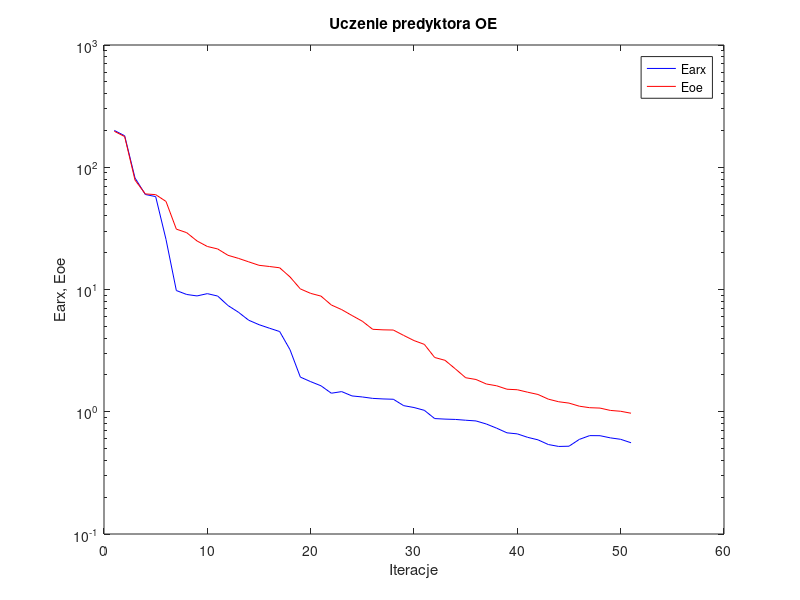
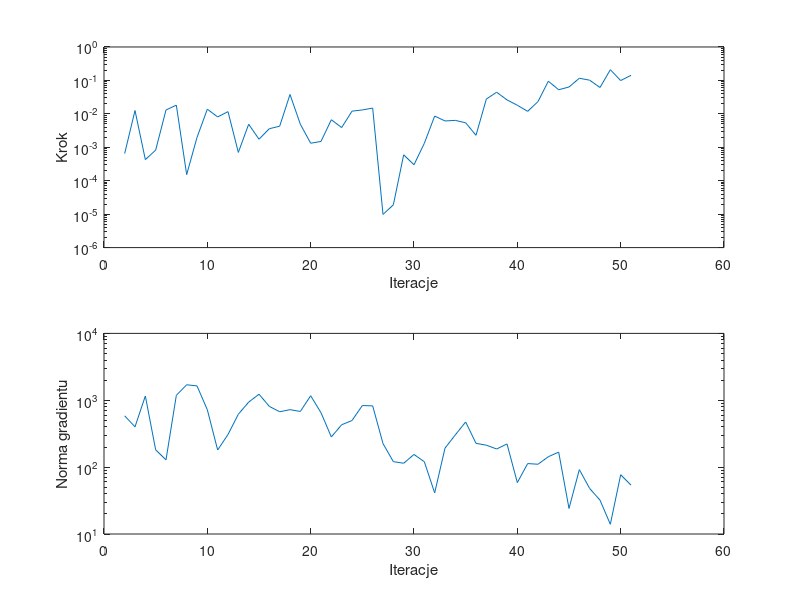

Write the MATLAB code that produced these figures, in order.
%uczenie predyktora oe
clear all;
n=0; farx(n+1)=1.999997e+002; foe(n+1)=1.968680e+002; wspucz(n+1)=0.000000e+000; ng(n+1)=0.000000e+000;
%odnowa zmiennej metryki
n=1; farx(n+1)=1.809632e+002; foe(n+1)=1.781595e+002; krok(n+1)=6.510435e-004; ng(n+1)=5.850905e+002;
n=2; farx(n+1)=8.172191e+001; foe(n+1)=7.853397e+001; krok(n+1)=1.258748e-002; ng(n+1)=4.007703e+002;
n=3; farx(n+1)=5.986585e+001; foe(n+1)=6.052375e+001; krok(n+1)=4.283128e-004; ng(n+1)=1.158809e+003;
n=4; farx(n+1)=5.753472e+001; foe(n+1)=5.971218e+001; krok(n+1)=8.229017e-004; ng(n+1)=1.812086e+002;
n=5; farx(n+1)=2.570069e+001; foe(n+1)=5.253502e+001; krok(n+1)=1.305012e-002; ng(n+1)=1.286087e+002;
n=6; farx(n+1)=9.810698e+000; foe(n+1)=3.117679e+001; krok(n+1)=1.820180e-002; ng(n+1)=1.185688e+003;
n=7; farx(n+1)=9.106615e+000; foe(n+1)=2.917427e+001; krok(n+1)=1.523335e-004; ng(n+1)=1.704488e+003;
n=8; farx(n+1)=8.859736e+000; foe(n+1)=2.495674e+001; krok(n+1)=1.970836e-003; ng(n+1)=1.639511e+003;
n=9; farx(n+1)=9.250183e+000; foe(n+1)=2.248675e+001; krok(n+1)=1.378623e-002; ng(n+1)=7.203964e+002;
n=10; farx(n+1)=8.840852e+000; foe(n+1)=2.146362e+001; krok(n+1)=8.085176e-003; ng(n+1)=1.804057e+002;
n=11; farx(n+1)=7.393908e+000; foe(n+1)=1.904291e+001; krok(n+1)=1.165911e-002; ng(n+1)=3.078887e+002;
n=12; farx(n+1)=6.526566e+000; foe(n+1)=1.798752e+001; krok(n+1)=7.034667e-004; ng(n+1)=6.182778e+002;
n=13; farx(n+1)=5.608641e+000; foe(n+1)=1.683847e+001; krok(n+1)=4.883941e-003; ng(n+1)=9.381259e+002;
n=14; farx(n+1)=5.156277e+000; foe(n+1)=1.577575e+001; krok(n+1)=1.742611e-003; ng(n+1)=1.230895e+003;
n=15; farx(n+1)=4.827868e+000; foe(n+1)=1.542703e+001; krok(n+1)=3.595838e-003; ng(n+1)=8.095334e+002;
n=16; farx(n+1)=4.530345e+000; foe(n+1)=1.505515e+001; krok(n+1)=4.271237e-003; ng(n+1)=6.731650e+002;
n=17; farx(n+1)=3.218481e+000; foe(n+1)=1.267453e+001; krok(n+1)=3.798141e-002; ng(n+1)=7.234137e+002;
n=18; farx(n+1)=1.920922e+000; foe(n+1)=1.011473e+001; krok(n+1)=4.901052e-003; ng(n+1)=6.799845e+002;
n=19; farx(n+1)=1.763131e+000; foe(n+1)=9.295960e+000; krok(n+1)=1.323776e-003; ng(n+1)=1.168409e+003;
n=20; farx(n+1)=1.630335e+000; foe(n+1)=8.829263e+000; krok(n+1)=1.495426e-003; ng(n+1)=6.510503e+002;
n=21; farx(n+1)=1.417982e+000; foe(n+1)=7.469402e+000; krok(n+1)=6.669234e-003; ng(n+1)=2.828618e+002;
n=22; farx(n+1)=1.461590e+000; foe(n+1)=6.847756e+000; krok(n+1)=3.891067e-003; ng(n+1)=4.301271e+002;
n=23; farx(n+1)=1.347206e+000; foe(n+1)=6.126850e+000; krok(n+1)=1.204622e-002; ng(n+1)=4.975917e+002;
n=24; farx(n+1)=1.321217e+000; foe(n+1)=5.501188e+000; krok(n+1)=1.308935e-002; ng(n+1)=8.336788e+002;
n=25; farx(n+1)=1.286505e+000; foe(n+1)=4.725776e+000; krok(n+1)=1.488820e-002; ng(n+1)=8.247064e+002;
%odnowa zmiennej metryki
n=26; farx(n+1)=1.273119e+000; foe(n+1)=4.678200e+000; krok(n+1)=9.841122e-006; ng(n+1)=2.249455e+002;
n=27; farx(n+1)=1.265413e+000; foe(n+1)=4.660707e+000; krok(n+1)=1.895309e-005; ng(n+1)=1.208514e+002;
n=28; farx(n+1)=1.121865e+000; foe(n+1)=4.211543e+000; krok(n+1)=5.945797e-004; ng(n+1)=1.142986e+002;
n=29; farx(n+1)=1.083016e+000; foe(n+1)=3.821887e+000; krok(n+1)=3.003772e-004; ng(n+1)=1.547508e+002;
n=30; farx(n+1)=1.027292e+000; foe(n+1)=3.558249e+000; krok(n+1)=1.317301e-003; ng(n+1)=1.203717e+002;
n=31; farx(n+1)=8.794610e-001; foe(n+1)=2.779314e+000; krok(n+1)=8.579668e-003; ng(n+1)=4.123109e+001;
n=32; farx(n+1)=8.706623e-001; foe(n+1)=2.635208e+000; krok(n+1)=6.130766e-003; ng(n+1)=1.921708e+002;
n=33; farx(n+1)=8.653305e-001; foe(n+1)=2.243195e+000; krok(n+1)=6.380132e-003; ng(n+1)=3.037415e+002;
n=34; farx(n+1)=8.524053e-001; foe(n+1)=1.898043e+000; krok(n+1)=5.402185e-003; ng(n+1)=4.738692e+002;
n=35; farx(n+1)=8.411631e-001; foe(n+1)=1.836248e+000; krok(n+1)=2.282102e-003; ng(n+1)=2.267957e+002;
n=36; farx(n+1)=7.938540e-001; foe(n+1)=1.686862e+000; krok(n+1)=2.768352e-002; ng(n+1)=2.129315e+002;
n=37; farx(n+1)=7.338426e-001; foe(n+1)=1.630575e+000; krok(n+1)=4.438543e-002; ng(n+1)=1.868445e+002;
n=38; farx(n+1)=6.723226e-001; foe(n+1)=1.528541e+000; krok(n+1)=2.617232e-002; ng(n+1)=2.223173e+002;
n=39; farx(n+1)=6.591873e-001; foe(n+1)=1.513724e+000; krok(n+1)=1.806042e-002; ng(n+1)=5.864082e+001;
n=40; farx(n+1)=6.175716e-001; foe(n+1)=1.445012e+000; krok(n+1)=1.189399e-002; ng(n+1)=1.130775e+002;
n=41; farx(n+1)=5.891393e-001; foe(n+1)=1.384831e+000; krok(n+1)=2.331735e-002; ng(n+1)=1.104465e+002;
n=42; farx(n+1)=5.393664e-001; foe(n+1)=1.267880e+000; krok(n+1)=9.464413e-002; ng(n+1)=1.431809e+002;
n=43; farx(n+1)=5.202628e-001; foe(n+1)=1.207310e+000; krok(n+1)=5.258261e-002; ng(n+1)=1.676762e+002;
n=44; farx(n+1)=5.225568e-001; foe(n+1)=1.177062e+000; krok(n+1)=6.357754e-002; ng(n+1)=2.410428e+001;
n=45; farx(n+1)=5.941304e-001; foe(n+1)=1.110378e+000; krok(n+1)=1.160291e-001; ng(n+1)=9.177696e+001;
n=46; farx(n+1)=6.379787e-001; foe(n+1)=1.079396e+000; krok(n+1)=1.016482e-001; ng(n+1)=4.794468e+001;
n=47; farx(n+1)=6.370220e-001; foe(n+1)=1.071585e+000; krok(n+1)=6.130039e-002; ng(n+1)=3.208744e+001;
n=48; farx(n+1)=6.115654e-001; foe(n+1)=1.025429e+000; krok(n+1)=2.093785e-001; ng(n+1)=1.397568e+001;
n=49; farx(n+1)=5.951245e-001; foe(n+1)=1.009043e+000; krok(n+1)=9.907791e-002; ng(n+1)=7.695848e+001;
n=50; farx(n+1)=5.577823e-001; foe(n+1)=9.726966e-001; krok(n+1)=1.420813e-001; ng(n+1)=5.379551e+001;

figure; semilogy(farx,'b'); hold on; semilogy(foe,'r'); xlabel('Iteracje'); ylabel('Earx, Eoe'); legend('Earx','Eoe'); title('Uczenie predyktora OE');
figure; subplot(2,1,1); semilogy(krok); xlabel('Iteracje'); ylabel('Krok');
subplot(2,1,2); semilogy(ng); xlabel('Iteracje'); ylabel('Norma gradientu');
Earx=farx(n+1)
Eoe=foe(n+1)
